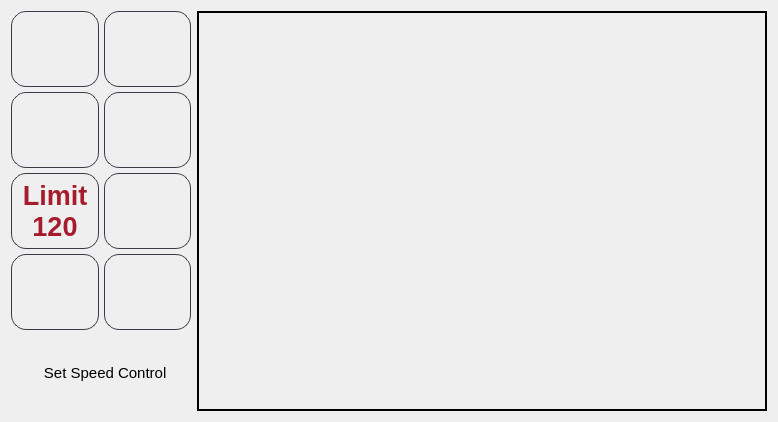
        <widget class="QWidget" name="home_tab">
         <property name="sizePolicy">
          <sizepolicy hsizetype="Ignored" vsizetype="Ignored">
           <horstretch>0</horstretch>
           <verstretch>0</verstretch>
          </sizepolicy>
         </property>
         <attribute name="icon">
          <iconset resource="resources/icons.qrc">
           <normaloff>:/tabs_icons/icons/tabs_icons/home.png</normaloff>:/tabs_icons/icons/tabs_icons/home.png</iconset>
         </attribute>
         <attribute name="title">
          <string>Home</string>
         </attribute>
         <layout class="QGridLayout" name="gridLayout">
          <item row="0" column="0">
           <layout class="QHBoxLayout" name="horizontalLayout_2" stretch="1,3">
            <item>
             <layout class="QVBoxLayout" name="verticalLayout_4" stretch="1,1,1,1,1">
              <property name="spacing">
               <number>5</number>
              </property>
              <item>
               <layout class="QHBoxLayout" name="horizontalLayout_13" stretch="1,1">
                <property name="spacing">
                 <number>5</number>
                </property>
                <item>
                 <widget class="QLabel" name="warning_icon1">
                  <property name="sizePolicy">
                   <sizepolicy hsizetype="Preferred" vsizetype="Preferred">
                    <horstretch>0</horstretch>
                    <verstretch>0</verstretch>
                   </sizepolicy>
                  </property>
                  <property name="minimumSize">
                   <size>
                    <width>75</width>
                    <height>75</height>
                   </size>
                  </property>
                  <property name="maximumSize">
                   <size>
                    <width>16777215</width>
                    <height>16777215</height>
                   </size>
                  </property>
                  <property name="baseSize">
                   <size>
                    <width>75</width>
                    <height>75</height>
                   </size>
                  </property>
                  <property name="styleSheet">
                   <string notr="true">border: 1px solid #3d3846;
border-radius: 15px;  /* Makes the boarder rounded */
background: transparent;
</string>
                  </property>
                  <property name="text">
                   <string/>
                  </property>
                  <property name="scaledContents">
                   <bool>true</bool>
                  </property>
                  <property name="alignment">
                   <set>Qt::AlignCenter</set>
                  </property>
                 </widget>
                </item>
                <item>
                 <widget class="QLabel" name="warning_icon2">
                  <property name="sizePolicy">
                   <sizepolicy hsizetype="Preferred" vsizetype="Preferred">
                    <horstretch>0</horstretch>
                    <verstretch>0</verstretch>
                   </sizepolicy>
                  </property>
                  <property name="minimumSize">
                   <size>
                    <width>75</width>
                    <height>75</height>
                   </size>
                  </property>
                  <property name="maximumSize">
                   <size>
                    <width>16777215</width>
                    <height>16777215</height>
                   </size>
                  </property>
                  <property name="baseSize">
                   <size>
                    <width>75</width>
                    <height>75</height>
                   </size>
                  </property>
                  <property name="styleSheet">
                   <string notr="true">border: 1px solid #3d3846;
border-radius: 15px;  /* Makes the boarder rounded */
background: transparent;
</string>
                  </property>
                  <property name="text">
                   <string/>
                  </property>
                  <property name="scaledContents">
                   <bool>true</bool>
                  </property>
                  <property name="alignment">
                   <set>Qt::AlignCenter</set>
                  </property>
                 </widget>
                </item>
               </layout>
              </item>
              <item>
               <layout class="QHBoxLayout" name="horizontalLayout_5" stretch="1,1">
                <property name="spacing">
                 <number>5</number>
                </property>
                <item>
                 <widget class="QLabel" name="warning_icon3">
                  <property name="sizePolicy">
                   <sizepolicy hsizetype="Preferred" vsizetype="Preferred">
                    <horstretch>0</horstretch>
                    <verstretch>0</verstretch>
                   </sizepolicy>
                  </property>
                  <property name="minimumSize">
                   <size>
                    <width>75</width>
                    <height>75</height>
                   </size>
                  </property>
                  <property name="maximumSize">
                   <size>
                    <width>16777215</width>
                    <height>16777215</height>
                   </size>
                  </property>
                  <property name="baseSize">
                   <size>
                    <width>75</width>
                    <height>75</height>
                   </size>
                  </property>
                  <property name="font">
                   <font>
                    <pointsize>20</pointsize>
                    <weight>75</weight>
                    <bold>true</bold>
                   </font>
                  </property>
                  <property name="styleSheet">
                   <string notr="true">border: 1px solid #3d3846;
border-radius: 15px;  /* Makes the boarder rounded */
background: transparent;</string>
                  </property>
                  <property name="text">
                   <string/>
                  </property>
                  <property name="scaledContents">
                   <bool>true</bool>
                  </property>
                  <property name="alignment">
                   <set>Qt::AlignCenter</set>
                  </property>
                 </widget>
                </item>
                <item>
                 <widget class="QLabel" name="warning_icon4">
                  <property name="sizePolicy">
                   <sizepolicy hsizetype="Preferred" vsizetype="Preferred">
                    <horstretch>0</horstretch>
                    <verstretch>0</verstretch>
                   </sizepolicy>
                  </property>
                  <property name="minimumSize">
                   <size>
                    <width>75</width>
                    <height>75</height>
                   </size>
                  </property>
                  <property name="maximumSize">
                   <size>
                    <width>16777215</width>
                    <height>16777215</height>
                   </size>
                  </property>
                  <property name="baseSize">
                   <size>
                    <width>75</width>
                    <height>75</height>
                   </size>
                  </property>
                  <property name="styleSheet">
                   <string notr="true">border: 1px solid #3d3846;
border-radius: 15px;  /* Makes the boarder rounded */
background: transparent;
</string>
                  </property>
                  <property name="text">
                   <string/>
                  </property>
                  <property name="scaledContents">
                   <bool>true</bool>
                  </property>
                  <property name="alignment">
                   <set>Qt::AlignCenter</set>
                  </property>
                 </widget>
                </item>
               </layout>
              </item>
              <item>
               <layout class="QHBoxLayout" name="horizontalLayout_6" stretch="1,1">
                <property name="spacing">
                 <number>5</number>
                </property>
                <item>
                 <widget class="QLabel" name="speed_limit">
                  <property name="sizePolicy">
                   <sizepolicy hsizetype="Preferred" vsizetype="Preferred">
                    <horstretch>0</horstretch>
                    <verstretch>0</verstretch>
                   </sizepolicy>
                  </property>
                  <property name="minimumSize">
                   <size>
                    <width>75</width>
                    <height>75</height>
                   </size>
                  </property>
                  <property name="maximumSize">
                   <size>
                    <width>16777215</width>
                    <height>16777215</height>
                   </size>
                  </property>
                  <property name="baseSize">
                   <size>
                    <width>75</width>
                    <height>75</height>
                   </size>
                  </property>
                  <property name="font">
                   <font>
                    <pointsize>20</pointsize>
                    <weight>75</weight>
                    <bold>true</bold>
                   </font>
                  </property>
                  <property name="styleSheet">
                   <string notr="true">border: 1px solid #3d3846;
border-radius: 15px;  /* Makes the boarder rounded */
background: transparent;
color: rgb(165, 29, 45);
</string>
                  </property>
                  <property name="text">
                   <string>Limit
120</string>
                  </property>
                  <property name="scaledContents">
                   <bool>true</bool>
                  </property>
                  <property name="alignment">
                   <set>Qt::AlignCenter</set>
                  </property>
                 </widget>
                </item>
                <item>
                 <widget class="QLabel" name="speed_limit_warning">
                  <property name="sizePolicy">
                   <sizepolicy hsizetype="Preferred" vsizetype="Preferred">
                    <horstretch>0</horstretch>
                    <verstretch>0</verstretch>
                   </sizepolicy>
                  </property>
                  <property name="minimumSize">
                   <size>
                    <width>75</width>
                    <height>75</height>
                   </size>
                  </property>
                  <property name="maximumSize">
                   <size>
                    <width>16777215</width>
                    <height>16777215</height>
                   </size>
                  </property>
                  <property name="baseSize">
                   <size>
                    <width>75</width>
                    <height>75</height>
                   </size>
                  </property>
                  <property name="styleSheet">
                   <string notr="true">border: 1px solid #3d3846;
border-radius: 15px;  /* Makes the boarder rounded */
background: transparent;
</string>
                  </property>
                  <property name="text">
                   <string/>
                  </property>
                  <property name="scaledContents">
                   <bool>true</bool>
                  </property>
                  <property name="alignment">
                   <set>Qt::AlignCenter</set>
                  </property>
                 </widget>
                </item>
               </layout>
              </item>
              <item>
               <layout class="QHBoxLayout" name="horizontalLayout_7" stretch="1,1">
                <property name="spacing">
                 <number>5</number>
                </property>
                <item>
                 <widget class="QLabel" name="turn_left">
                  <property name="sizePolicy">
                   <sizepolicy hsizetype="Preferred" vsizetype="Preferred">
                    <horstretch>0</horstretch>
                    <verstretch>0</verstretch>
                   </sizepolicy>
                  </property>
                  <property name="minimumSize">
                   <size>
                    <width>75</width>
                    <height>75</height>
                   </size>
                  </property>
                  <property name="maximumSize">
                   <size>
                    <width>16777215</width>
                    <height>16777215</height>
                   </size>
                  </property>
                  <property name="baseSize">
                   <size>
                    <width>75</width>
                    <height>75</height>
                   </size>
                  </property>
                  <property name="font">
                   <font>
                    <pointsize>20</pointsize>
                    <weight>75</weight>
                    <bold>true</bold>
                   </font>
                  </property>
                  <property name="styleSheet">
                   <string notr="true">border: 1px solid #3d3846;
border-radius: 15px;  /* Makes the boarder rounded */
background: transparent;
</string>
                  </property>
                  <property name="text">
                   <string/>
                  </property>
                  <property name="scaledContents">
                   <bool>true</bool>
                  </property>
                  <property name="alignment">
                   <set>Qt::AlignCenter</set>
                  </property>
                 </widget>
                </item>
                <item>
                 <widget class="QLabel" name="turn_right">
                  <property name="sizePolicy">
                   <sizepolicy hsizetype="Preferred" vsizetype="Preferred">
                    <horstretch>0</horstretch>
                    <verstretch>0</verstretch>
                   </sizepolicy>
                  </property>
                  <property name="minimumSize">
                   <size>
                    <width>75</width>
                    <height>75</height>
                   </size>
                  </property>
                  <property name="maximumSize">
                   <size>
                    <width>16777215</width>
                    <height>16777215</height>
                   </size>
                  </property>
                  <property name="baseSize">
                   <size>
                    <width>75</width>
                    <height>75</height>
                   </size>
                  </property>
                  <property name="styleSheet">
                   <string notr="true">border: 1px solid #3d3846;
border-radius: 15px;  /* Makes the boarder rounded */
background: transparent;
</string>
                  </property>
                  <property name="text">
                   <string/>
                  </property>
                  <property name="scaledContents">
                   <bool>true</bool>
                  </property>
                  <property name="alignment">
                   <set>Qt::AlignCenter</set>
                  </property>
                 </widget>
                </item>
               </layout>
              </item>
              <item>
               <widget class="QPushButton" name="speedlimit_button">
                <property name="sizePolicy">
                 <sizepolicy hsizetype="Preferred" vsizetype="Preferred">
                  <horstretch>0</horstretch>
                  <verstretch>0</verstretch>
                 </sizepolicy>
                </property>
                <property name="minimumSize">
                 <size>
                  <width>180</width>
                  <height>70</height>
                 </size>
                </property>
                <property name="maximumSize">
                 <size>
                  <width>16777215</width>
                  <height>16777215</height>
                 </size>
                </property>
                <property name="baseSize">
                 <size>
                  <width>180</width>
                  <height>70</height>
                 </size>
                </property>
                <property name="font">
                 <font>
                  <pointsize>11</pointsize>
                 </font>
                </property>
                <property name="focusPolicy">
                 <enum>Qt::NoFocus</enum>
                </property>
                <property name="styleSheet">
                 <string notr="true">QPushButton {
    border-radius: 15px;  /* Makes the button rounded */
    padding: 10px;
    border: none;
}

QPushButton:checked {
background-color: #E9EFF4;
}
</string>
                </property>
                <property name="text">
                 <string>  Set Speed Control</string>
                </property>
                <property name="icon">
                 <iconset resource="resources/icons.qrc">
                  <normaloff>:/speed_icons/icons/speed/speed_set.png</normaloff>:/speed_icons/icons/speed/speed_set.png</iconset>
                </property>
                <property name="iconSize">
                 <size>
                  <width>32</width>
                  <height>32</height>
                 </size>
                </property>
                <property name="checkable">
                 <bool>true</bool>
                </property>
                <property name="autoExclusive">
                 <bool>false</bool>
                </property>
                <property name="autoDefault">
                 <bool>false</bool>
                </property>
                <property name="default">
                 <bool>false</bool>
                </property>
                <property name="flat">
                 <bool>false</bool>
                </property>
               </widget>
              </item>
             </layout>
            </item>
            <item>
             <widget class="QLabel" name="front_camera_view">
              <property name="sizePolicy">
               <sizepolicy hsizetype="Preferred" vsizetype="Preferred">
                <horstretch>0</horstretch>
                <verstretch>0</verstretch>
               </sizepolicy>
              </property>
              <property name="minimumSize">
               <size>
                <width>570</width>
                <height>400</height>
               </size>
              </property>
              <property name="maximumSize">
               <size>
                <width>16777215</width>
                <height>16777215</height>
               </size>
              </property>
              <property name="sizeIncrement">
               <size>
                <width>-7937</width>
                <height>0</height>
               </size>
              </property>
              <property name="baseSize">
               <size>
                <width>570</width>
                <height>410</height>
               </size>
              </property>
              <property name="frameShape">
               <enum>QFrame::Panel</enum>
              </property>
              <property name="frameShadow">
               <enum>QFrame::Plain</enum>
              </property>
              <property name="lineWidth">
               <number>2</number>
              </property>
              <property name="text">
               <string/>
              </property>
              <property name="textFormat">
               <enum>Qt::RichText</enum>
              </property>
              <property name="scaledContents">
               <bool>true</bool>
              </property>
              <property name="alignment">
               <set>Qt::AlignCenter</set>
              </property>
             </widget>
            </item>
           </layout>
          </item>
         </layout>
        </widget>
